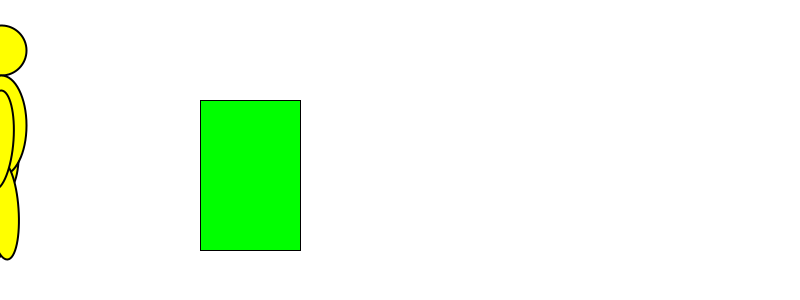
Frame 1 (no input)
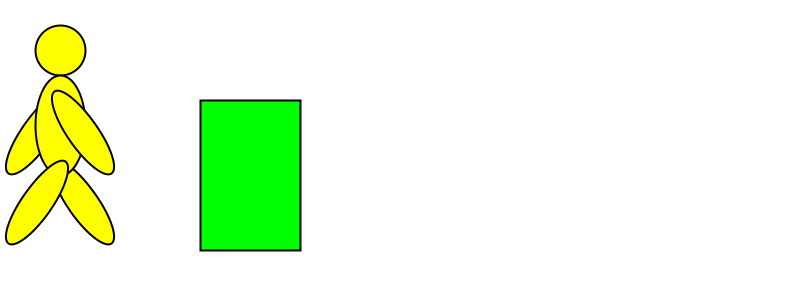
Frame 60 (the mouse pressed at the canvas centre just before this capture)
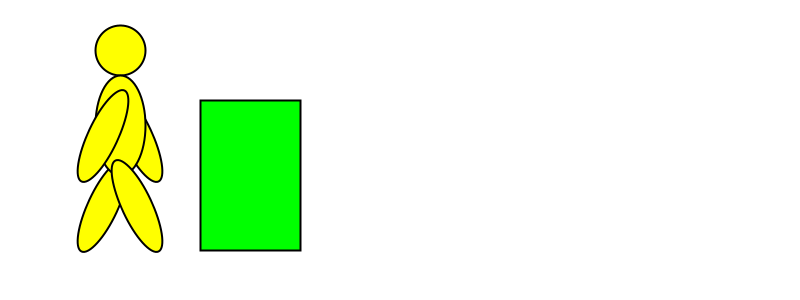
Frame 120 (the mouse held since frame 60 and released just before this capture)

The Processing sketch that drew these frames (run headless with seeded random() and noise(); from frame 60 on, the mouse is pressed at the canvas centre):

// Processing sketch: L10rotateWalk
// ── L10rotateWalk.pde
int i=0,di=1,j=0;
void setup() {
  size(800, 300);
  smooth();
}
void draw() {
  background(255);
  // forest
  fill(0,255,0);
  rect(200,100,100,150);
  fill(255,255,0);
  j++;
  if(j==width) j=0;
  // translate the body center
  translate(j, 100); 
  // head
  strokeWeight(2);
  circle(0,-50,50); // head
  // swing angle 
  i+= di;
  if(i==50) di = -1;
  if(i==-50) di = 1;
  float radSec = (i-50.0);
  // left arm
  pushMatrix();
  rotate(radians(radSec+45));
  ellipse(0, 40, 30, 100);
  popMatrix();
  // left leg
  translate(0, 70);
  pushMatrix();
  rotate(radians(-radSec-45));
  ellipse(0, 40, 30, 100);
  popMatrix();
  // body
  translate(0, -70);
  ellipse(0,25,50,100);  // BODY  
  // right leg
  translate(0, 70);
  pushMatrix();
  rotate(radians(radSec+45));
  ellipse(0, 40, 30, 100);
  popMatrix();  
// right arm
  translate(0, -70);
  pushMatrix();
  rotate(radians(-(radSec+45)));
  ellipse(0, 40, 30, 100);
  popMatrix();  
}
